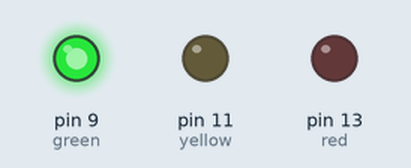
The sketch below on a simulated Arduino Uno, built with avr-gcc and run on an emulated ATmega328P. Parts: output pins drawn as LEDs (lit = HIGH).

Above: at 0.5 s.
At 1.5 s:
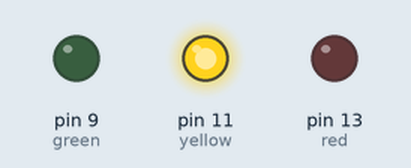
At 2.5 s:
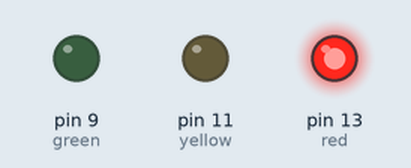
At 3.5 s:
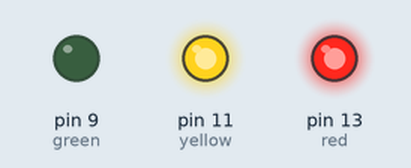
Timing chart, 0 to 5.2 s (numbered marks = the images above):
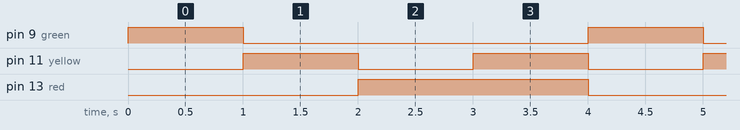

Measured:
- by itself, pin 9 (green): alternates HIGH for 1.0 s and LOW for 3.0 s
- by itself, pin 11 (yellow): alternates HIGH for 1.0 s and LOW for 1.0 s
- by itself, pin 13 (red): alternates HIGH for 2.0 s and LOW for 2.0 s

The sketch:

traffic.ino
```cpp
int red = 13;
int yellow = 11;
int green = 9;

void setup() {
  pinMode(red, OUTPUT);
  pinMode(yellow, OUTPUT);
  pinMode(green, OUTPUT);
}

void loop() {
  int d = 1000;
  digitalWrite(green, HIGH);
  delay(d);
  digitalWrite(green, LOW);
  digitalWrite(yellow, HIGH);
  delay(d);
  digitalWrite(yellow, LOW);
  digitalWrite(red, HIGH);
  delay(d);
  digitalWrite(yellow, HIGH);
  delay(d);
  digitalWrite(yellow, LOW);
  digitalWrite(red, LOW);

  // digitalWrite(yellow, LOW);
  // digitalWrite(red, HIGH);
  // delay(d);
  // digitalWrite(red, LOW);
  // digitalWrite(yellow, HIGH);
  // delay(d);
  // digitalWrite(yellow, LOW);
  // digitalWrite(green, HIGH);
  // delay(d);
  // digitalWrite(yellow, HIGH);
  // digitalWrite(green, LOW);
  // delay(d);
}
```
